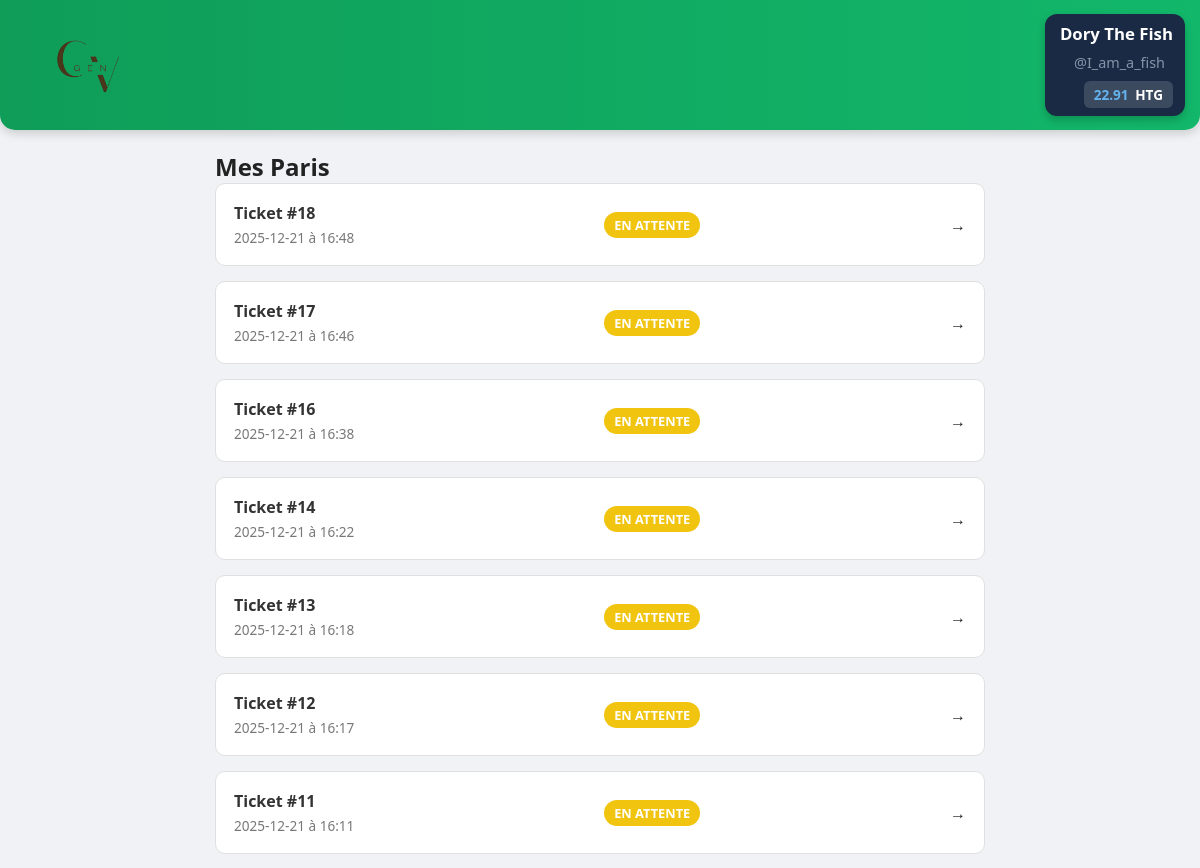
/fiches (signed in, upper part), run on an earlier commit of the app's database.
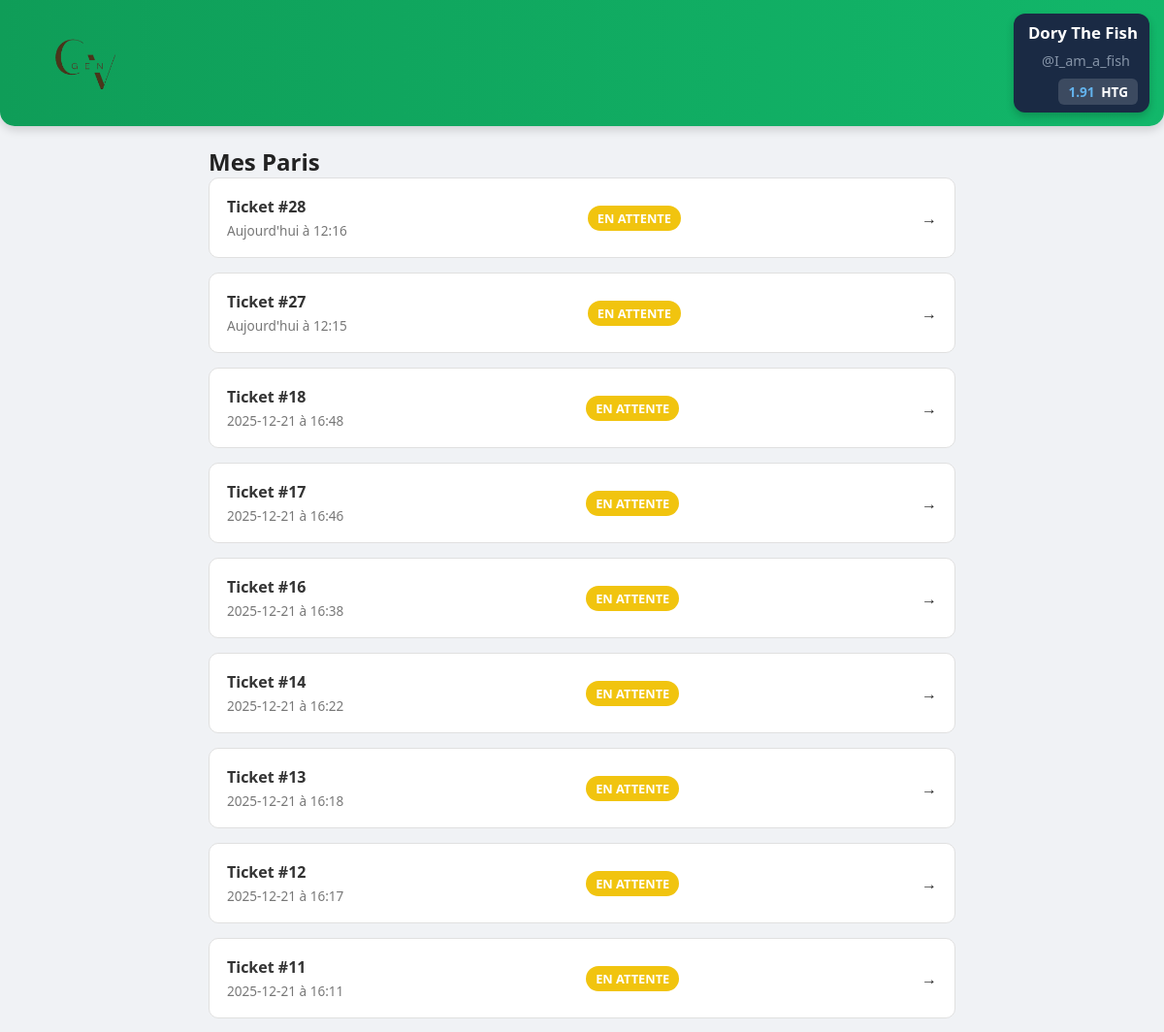
And on a later commit of the database.
### tables this page shows
CREATE TABLE parieurs (
					id INTEGER PRIMARY KEY AUTOINCREMENT NOT NULL,
					prenom TEXT NOT NULL,
					nom TEXT NOT NULL,
					username TEXT NOT NULL UNIQUE,
					email TEXT NOT NULL UNIQUE,
					age INT NOT NULL,
					classe TEXT NOT NULL,
					mdp TEXT NOT NULL,
					created_at TEXT NOT NULL,
					solde REAL DEFAULT 1000,
					role TEXT DEFAULT 'parieur'
				);

CREATE TABLE paris (
					id INTEGER PRIMARY KEY AUTOINCREMENT NOT NULL,
					mise REAL NOT NULL,
					gain_potentiel REAL NOT NULL,
					date_pari TEXT NOT NULL,
					parieur_id INTEGER,
					FOREIGN KEY (parieur_id) REFERENCES parieurs(id) ON DELETE CASCADE
				);

### routes.py (the view)
@app.route("/fiches")
def fiches():
    if "username" not in session:
        flash("Veuillez vous connecter !")
        return redirect(url_for("login"))
    user = get_user_by_username(session["username"])
    mes_fiches = get_fiches_detaillees(user["id"])
    return render_template("fiches.html", fiches=mes_fiches)

### data.py (called while the page is built)
def depuis_centimes(centimes):
    if centimes is None:
        return Decimal("0.00")
    return (Decimal(str(centimes)) / Decimal("100")).quantize(Decimal("0.01"))

def get_user_by_username(username):
    try:
        with sqlite3.connect(DB_NAME) as conn:
            conn.row_factory = sqlite3.Row
            cur = conn.cursor()
            cur.execute("SELECT * FROM parieurs WHERE username = ?", (username,))
            user = cur.fetchone()
            if user:
                user_dict = dict(user)
                user_dict["solde"] = depuis_centimes(user_dict["solde"])
                return user_dict
            return None
    except sqlite3.Error as e:
        print(f"Erreur : {e}")
        return None

### routes.py (called while the page is built)
def set_date(date_a_tester):
    try:
        partie_date, partie_heure = date_a_tester.split(" ")
        heure_formatee = partie_heure[:5]
    except ValueError:
        return date_a_tester
    aujourdhui = date.today().isoformat()
    hier = (date.today() - timedelta(days=1)).isoformat()
    demain = (date.today() + timedelta(days=1)).isoformat()
    if partie_date == aujourdhui:
        return f"Aujourd'hui à {heure_formatee}"
    elif partie_date == hier:
        return f"Hier à {heure_formatee}"
    elif partie_date == demain:
        return f"Demain à {heure_formatee}"
    else:
        return f"{partie_date} à {heure_formatee}"

@app.context_processor
def inject_user():
    user = None
    if "username" in session:
        user = get_user_by_username(session["username"])
    return dict(current_user=user)

@app.template_filter("devise")
def format_devise(valeur_centimes):
    return "{:,.2f} HTG".format(valeur_centimes / 100)

### templates/fiches.html (shortened to what this page needs)
{% extends 'base.html' %} {% block css %}
<link rel="stylesheet" href="{{ url_for('static', filename='css/fiches.css') }}" type="text/css" media="all" />
{% endblock %} {% block content %}
<div class="fiches-container">
	<h2 class="section-title">Mes Paris</h2>
	{% if not fiches %}
	<div style="text-align: center; margin-top: 50px;">
		<p>Vous n'avez pas encore placé de paris.</p>
		<a href="{{ url_for('home') }}" class="btn-parier" style="display:inline-block; margin-top:15px; padding:10px 20px; background:#007bff; color:white; border-radius:5px; text-decoration:none;">Commencer à parier</a>
	</div>
	{% else %}
	<div class="fiches-list">
		 {% for id_pari, info in fiches.items() %}
		<details class="pari-card">
			<summary>
				<div class="ticket-info">
					<span class="ticket-id">Ticket #{{ id_pari }}</span>
					<span class="ticket-date">{{ set_date(info.date) }}</span>
				</div>
				 {% set status_class = 'status-en-attente' %} {% if info.statut == 'gagné' %}{% set status_class = 'status-gagne' %} {% elif info.statut == 'perdu' %}{% set status_class = 'status-perdu' %}{% endif %}
				<span class="status-badge {{ status_class }}"> {{ info.statut if info.statut else 'En attente' }} </span>
			</summary>
		</details>
		{% endfor %}
	</div>
	{% endif %}
</div>
{% endblock %}

### templates/base.html (shortened to what this page needs)
<!doctype html>
<html lang="fr">
  <head>
    <link rel="stylesheet" href="{{ url_for('static', filename='css/base.css') }}" />
    {% block css %}{% endblock %}
  </head>
  <body>
    <header class="top-bar">
      <div class="brand"><img src="{{url_for('static', filename='img/logo.png') }}" alt="Logo de InterPam" class="logo"/>
      </div>
      <div class="user-zone">
        <span class="user-name">{{ current_user.prenom|title }} {{ current_user.nom|title }}</span>
        <span class="username">@{{current_user.username}}</span>
        <div class="balance">{{ current_user.solde }} <strong>HTG</strong>
        </div>
      </div>
    </header>
    <main class="content">
      {% block content %} {% endblock %}
  </body>
</html>

### static/css/base.css (style rules this page uses)
* { margin: 0; padding: 0; box-sizing: border-box; font-family: "Poppins", system-ui, sans-serif; }
body { background: #f0f2f5; color: #222; }
.top-bar { width: 100%; height: 130px; background: linear-gradient(90deg, #0f9d58, #12b76a); display: flex; align-items: center; justify-content: space-between; padding: 0 15px; color: white; box-shadow: 0 4px 10px rgba(0, 0, 0, 0.15); z-index: 100; border-radius: 0 0 15px 15px; }
.brand { display: flex; flex-direction: column; align-items: center; gap: 12px; }
.logo { width: auto; height: 150px; padding: 8px; border-radius: 12px; display: block; }
.user-zone { background: #1a2a44; padding: 8px 12px; border-radius: 12px; text-align: right; box-shadow: 0 4px 8px rgba(0, 0, 0, 0.2); min-width: 140px; align-items: center; justify-content: center; align-content: center; line-height: 1.4; }
.user-name { display: block; font-size: 1.05rem; font-weight: 700; color: #fff; margin: 0; padding: 0; }
.username { display: block; font-size: 0.9rem; opacity: 0.8; color: #a0aec0; margin: 8px; }
.balance { background: rgba(255, 255, 255, 0.15); padding: 4px 10px; border-radius: 6px; font-size: 0.85rem; font-weight: 600; color: #63b3ed; display: inline-block; }
.balance strong { color: white; margin-left: 3px; }

### static/css/fiches.css (style rules this page uses)
.fiches-container { max-width: 800px; margin: 20px auto; padding: 0 15px; }
.pari-card { background: #ffffff; border: 1px solid #e0e0e0; border-radius: 10px; margin-bottom: 15px; transition: all 0.3s cubic-bezier(0.4, 0, 0.2, 1); transition: open 2s ease; }
summary { list-style: none; padding: 18px; cursor: pointer; display: flex; justify-content: space-between; align-items: center; font-weight: 500; }
summary::after { content: '→'; transition: all 0.3s; font-weight: bold; }
.ticket-info { display: flex; flex-direction: column; gap: 4px; }
.ticket-id { font-weight: bold; color: #333; }
.ticket-date { font-size: 0.85em; color: #777; }
.status-badge { padding: 4px 10px; border-radius: 20px; font-size: 0.8em; font-weight: bold; text-transform: uppercase; color: #fff; }
.status-en-attente { background-color: #f1c40f; }

What changed in the data, as far as the page shows it:
added paris: date_pari "Aujourd'hui à 12:16"
added paris: date_pari "Aujourd'hui à 12:15"
Also different on the page:
{{ current_user.solde }}: "22.91" → "1.91"
new list line: "Ticket # 28 EN ATTENTE"
new list line: "Ticket # 27 EN ATTENTE"
